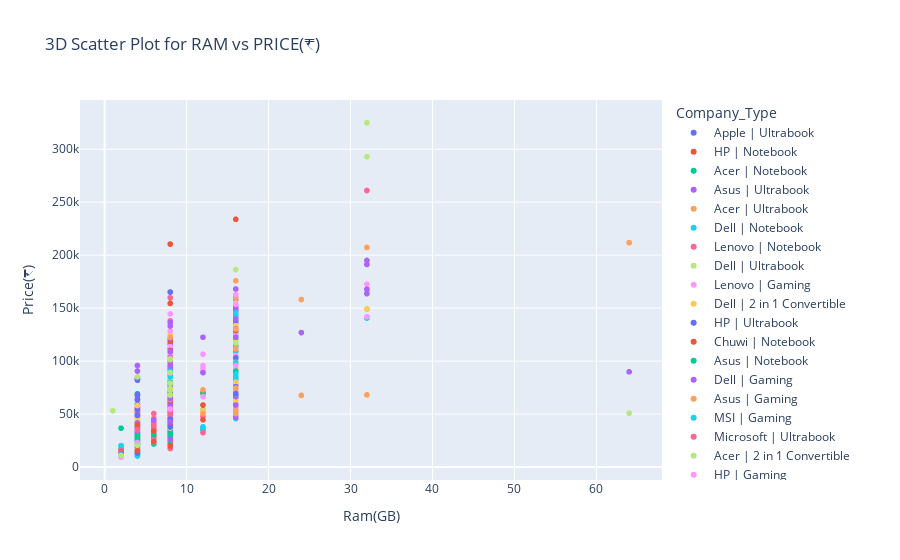

Write notebook code for a chart like this one.
### Code cell
#3D Scatter Plot for RAM vs PRICE(₹)
plt.figure(figsize=(10, 10))

laptop_data['Company_Type'] = laptop_data['Company'] + ' | ' + laptop_data['TypeName']
fig = px.scatter(laptop_data,x='Ram(GB)',y='Price(₹)',color="Company_Type", title="3D Scatter Plot for RAM vs PRICE(₹)")

fig.show()

### Figure 1 — Plotly figure (JSON) as saved in the notebook; plotly's stock layout.template omitted (floating-point values rounded to 4 significant figures; data arrays with more than 128 entries replaced by an {"elided": "..."} marker saying what was removed)
{"data": [{"hovertemplate": "Company_Type=Apple | Ultrabook<br>Ram(GB)=%{x}<br>Price(₹)=%{y}<extra></extra>", "legendgroup": "Apple | Ultrabook", "marker": {"color": "#636efa", "symbol": "circle"}, "mode": "markers", "name": "Apple | Ultrabook", "showlegend": true, "type": "scattergl", "x": [8, 8, 16, 8, 16, 8, 16, 8, 8, 16, 8, 8, 8, 8, 8, 8, 8, 8, 8, 8, 4], "xaxis": "x", "y": [71380.0, 47900.0, 135200.0, 96100.0, 114000.0, 61740.0, 130000.0, 67260.0, 80910.0, 152300.0, 58550.0, 53170.0, 75600.0, 80450.0, 108700.0, 104400.0, 62070.0, 69264, 61960.0, 68150.0, 51100.0], "yaxis": "y"}, {"hovertemplate": "Company_Type=HP | Notebook<br>Ram(GB)=%{x}<br>Price(₹)=%{y}<extra></extra>", "legendgroup": "HP | Notebook", "marker": {"color": "#EF553B", "symbol": "circle"}, "mode": "markers", "name": "HP | Notebook", "showlegend": true, "type": "scattergl", "x": {"elided": "179 int values"}, "xaxis": "x", "y": {"elided": "179 float values"}, "yaxis": "y"}, {"hovertemplate": "Company_Type=Acer | Notebook<br>Ram(GB)=%{x}<br>Price(₹)=%{y}<extra></extra>", "legendgroup": "Acer | Notebook", "marker": {"color": "#00cc96", "symbol": "circle"}, "mode": "markers", "name": "Acer | Notebook", "showlegend": true, "type": "scattergl", "x": [4, 4, 4, 8, 4, 8, 4, 4, 2, 6, 4, 4, 4, 4, 4, 4, 4, 8, 4, 8, 8, 8, 4, 4, 8, 8, 12, 2, 8, 8, 4, 8, 6, 4, 8, 12, 8, 4, 4, 4, 8, 4, 4, 4, 4, 4, 4, 4, 4, 4, 2, 4, 4, 4, 4, 8, 8, 4, 4, 4, 4, 12, 4, 6, 8, 4, 8, 4, 4, 4, 4, 4, 8, 4, 4, 4, 4, 4], "xaxis": "x", "y": [21312, 19550.0, 36340.0, 44810.0, 20460.0, 20730.0, 28240.0, 21050.0, 36710.0, 25520.0, 24030.0, 30480.0, 34900.0, 23820.0, 42890.0, 18540.0, 19370.0, 45500.0, 23920.0, 39530.0, 41510.0, 44330.0, 20780.0, 37400.0, 39690.0, 50670.0, 35110.0, 10600.0, 52160.0, 24990.0, 25840.0, 35110.0, 29250.0, 22700.0, 45070.0, 36980.0, 46830.0, 23540.0, 28980.0, 24990.0, 30850.0, 32660.0, 34050.0, 17530.0, 18590.0, 23976, 21950.0, 19980, 29780.0, 21890.0, 17580.0, 31910.0, 34900.0, 15880.0, 33890.0, 32980.0, 48060.0, 19130.0, 26590.0, 32980.0, 18590.0, 53760.0, 20250.0, 21790.0, 23920.0, 20620.0, 42570.0, 11140.0, 32820.0, 17740.0, 36820.0, 14490.0, 33510.0, 31860.0, 19280.0, 15400.0, 15400.0, 15400.0], "yaxis": "y"}, {"hovertemplate": "Company_Type=Asus | Ultrabook<br>Ram(GB)=%{x}<br>Price(₹)=%{y}<extra></extra>", "legendgroup": "Asus | Ultrabook", "marker": {"color": "#ab63fa", "symbol": "circle"}, "mode": "markers", "name": "Asus | Ultrabook", "showlegend": true, "type": "scattergl", "x": [16, 16, 8, 8, 16, 8, 8, 16, 8, 16, 8, 16, 16, 8, 8, 8, 8, 8, 8, 8], "xaxis": "x", "y": [79650.0, 105700.0, 55890.0, 63560.0, 67240.0, 58550.0, 52050.0, 78220.0, 55940.0, 93180.0, 99790.0, 103896, 101232, 60470.0, 60150.0, 54670.0, 68200.0, 38840.0, 38840.0, 38840.0], "yaxis": "y"}, {"hovertemplate": "Company_Type=Acer | Ultrabook<br>Ram(GB)=%{x}<br>Price(₹)=%{y}<extra></extra>", "legendgroup": "Acer | Ultrabook", "marker": {"color": "#FFA15A", "symbol": "circle"}, "mode": "markers", "name": "Acer | Ultrabook", "showlegend": true, "type": "scattergl", "x": [8, 8, 8, 8], "xaxis": "x", "y": [41030.0, 47100.0, 52690.0, 48960.0], "yaxis": "y"}, {"hovertemplate": "Company_Type=Dell | Notebook<br>Ram(GB)=%{x}<br>Price(₹)=%{y}<extra></extra>", "legendgroup": "Dell | Notebook", "marker": {"color": "#19d3f3", "symbol": "circle"}, "mode": "markers", "name": "Dell | Notebook", "showlegend": true, "type": "scattergl", "x": {"elided": "161 int values"}, "xaxis": "x", "y": {"elided": "161 float values"}, "yaxis": "y"}, {"hovertemplate": "Company_Type=Lenovo | Notebook<br>Ram(GB)=%{x}<br>Price(₹)=%{y}<extra></extra>", "legendgroup": "Lenovo | Notebook", "marker": {"color": "#FF6692", "symbol": "circle"}, "mode": "markers", "name": "Lenovo | Notebook", "showlegend": true, "type": "scattergl", "x": {"elided": "175 int values"}, "xaxis": "x", "y": {"elided": "175 float values"}, "yaxis": "y"}, {"hovertemplate": "Company_Type=Dell | Ultrabook<br>Ram(GB)=%{x}<br>Price(₹)=%{y}<extra></extra>", "legendgroup": "Dell | Ultrabook", "marker": {"color": "#B6E880", "symbol": "circle"}, "mode": "markers", "name": "Dell | Ultrabook", "showlegend": true, "type": "scattergl", "x": [8, 8, 16, 8, 64, 8, 8, 8, 8, 8, 8, 8, 8, 8, 8, 16, 8, 16, 8, 8, 8, 8, 8, 8, 8, 8, 8, 16, 8, 16, 8, 8, 8, 8, 8, 8, 16, 8, 4, 4, 4, 8, 8, 8, 16, 8, 8], "xaxis": "x", "y": [52160.0, 69160.0, 99580.0, 46830.0, 50880.0, 58400.0, 87860.0, 73470.0, 86790.0, 74540.0, 103800.0, 77200.0, 49650.0, 61220.0, 50560.0, 133100.0, 84130.0, 85670.0, 35320.0, 89510.0, 58550.0, 98130.0, 47900.0, 74540.0, 85190.0, 99580.0, 77250.0, 99050.0, 79870.0, 119300.0, 90040.0, 78440.0, 94572, 67560.0, 104600.0, 86530.0, 120100.0, 77680.0, 43600.0, 60480.0, 62180.0, 75290.0, 73470.0, 58550.0, 142800.0, 91290.0, 78690.0], "yaxis": "y"}, {"hovertemplate": "Company_Type=Lenovo | Gaming<br>Ram(GB)=%{x}<br>Price(₹)=%{y}<extra></extra>", "legendgroup": "Lenovo | Gaming", "marker": {"color": "#FF97FF", "symbol": "circle"}, "mode": "markers", "name": "Lenovo | Gaming", "showlegend": true, "type": "scattergl", "x": [8, 8, 16, 8, 16, 16, 16, 8, 16, 8, 16, 8, 8, 8, 32, 8, 8, 8, 8, 4, 8, 16, 8, 16, 32, 16, 16, 8, 16, 8, 8, 16], "xaxis": "x", "y": [53230.0, 46300.0, 57490.0, 41510.0, 93190.0, 74490.0, 79870.0, 44170.0, 62820.0, 69210.0, 60150.0, 43100.0, 61220.0, 74540.0, 141900.0, 59090.0, 63720.0, 66550.0, 55840.0, 53230.0, 54190.0, 53230.0, 63350.0, 122000.0, 172600.0, 63880.0, 146500.0, 52690.0, 69530.0, 43640.0, 67770.0, 54830.0], "yaxis": "y"}, {"hovertemplate": "Company_Type=Dell | 2 in 1 Convertible<br>Ram(GB)=%{x}<br>Price(₹)=%{y}<extra></extra>", "legendgroup": "Dell | 2 in 1 Convertible", "marker": {"color": "#FECB52", "symbol": "circle"}, "mode": "markers", "name": "Dell | 2 in 1 Convertible", "showlegend": true, "type": "scattergl", "x": [8, 12, 8, 8, 16, 8, 8, 8, 4, 4, 8, 8, 8, 16, 8, 16, 12, 4, 8, 12, 8, 16, 8, 8, 4, 16, 8], "xaxis": "x", "y": [43640.0, 53230.0, 55890.0, 44700.0, 68150.0, 43640.0, 42570.0, 46300.0, 25520.0, 32130.0, 88980.0, 35110.0, 107300.0, 87860.0, 101200.0, 101200.0, 69210.0, 42410.0, 58290.0, 69210.0, 42520.0, 62820.0, 63880.0, 53230.0, 27120.0, 95850.0, 96600.0], "yaxis": "y"}, {"hovertemplate": "Company_Type=HP | Ultrabook<br>Ram(GB)=%{x}<br>Price(₹)=%{y}<extra></extra>", "legendgroup": "HP | Ultrabook", "marker": {"color": "#636efa", "symbol": "circle"}, "mode": "markers", "name": "HP | Ultrabook", "showlegend": true, "type": "scattergl", "x": [8, 8, 8, 8, 4, 8, 8, 4, 8, 8, 8, 8, 16, 8, 8, 8, 8, 8, 4, 8, 8, 8, 4, 8, 4, 8, 8, 16, 8, 8, 8, 8, 8, 8], "xaxis": "x", "y": [35110.0, 37240.0, 59620.0, 107300.0, 57650.0, 71130.0, 93240, 26590.0, 79920, 70490.0, 74540.0, 61010.0, 104700.0, 74010.0, 99630.0, 78220.0, 165168, 69100.0, 84130.0, 71870.0, 111300.0, 77200.0, 82000.0, 100600.0, 83060.0, 71870.0, 63880.0, 109200.0, 104900.0, 101000.0, 40070.0, 115700.0, 122400.0, 117100.0], "yaxis": "y"}, {"hovertemplate": "Company_Type=Chuwi | Notebook<br>Ram(GB)=%{x}<br>Price(₹)=%{y}<extra></extra>", "legendgroup": "Chuwi | Notebook", "marker": {"color": "#EF553B", "symbol": "circle"}, "mode": "markers", "name": "Chuwi | Notebook", "showlegend": true, "type": "scattergl", "x": [4, 6, 4], "xaxis": "x", "y": [13050.0, 23920.0, 13260.0], "yaxis": "y"}, {"hovertemplate": "Company_Type=Asus | Notebook<br>Ram(GB)=%{x}<br>Price(₹)=%{y}<extra></extra>", "legendgroup": "Asus | Notebook", "marker": {"color": "#00cc96", "symbol": "circle"}, "mode": "markers", "name": "Asus | Notebook", "showlegend": true, "type": "scattergl", "x": [2, 4, 8, 4, 4, 4, 8, 6, 4, 8, 4, 4, 4, 8, 8, 4, 4, 8, 8, 4, 4, 8, 8, 4, 8, 4, 8, 4, 8, 4, 12, 8, 4, 4, 4, 8, 8, 8, 4, 4, 4, 4, 4, 8, 4, 8, 4, 8, 8, 4, 4, 4, 4, 8, 4, 4, 4, 4, 16, 4, 4, 4, 4, 4, 4, 4, 4], "xaxis": "x", "y": [10600.0, 20730.0, 27860.0, 24830.0, 31230.0, 22110.0, 50140.0, 30740.0, 30050.0, 59570.0, 14810.0, 18330.0, 21470.0, 40970.0, 47470.0, 21260.0, 30636, 61010.0, 47370.0, 24990.0, 27120.0, 58290.0, 71080.0, 14650.0, 50350.0, 15240.0, 31810.0, 29780.0, 39910.0, 16200.0, 69210.0, 65210.0, 69210.0, 18590.0, 11930.0, 44700.0, 21260.0, 48300.0, 22320.0, 15880.0, 30850.0, 45280.0, 25060.0, 31000.0, 15930.0, 58550.0, 27650.0, 31440.0, 41930.0, 23920.0, 21260.0, 18540.0, 28240.0, 61272, 23180.0, 14810.0, 19660.0, 40970.0, 93190.0, 16460.0, 18060.0, 38380.0, 19660.0, 38380.0, 19660.0, 38380.0, 19660.0], "yaxis": "y"}, {"hovertemplate": "Company_Type=Dell | Gaming<br>Ram(GB)=%{x}<br>Price(₹)=%{y}<extra></extra>", "legendgroup": "Dell | Gaming", "marker": {"color": "#ab63fa", "symbol": "circle"}, "mode": "markers", "name": "Dell | Gaming", "showlegend": true, "type": "scattergl", "x": [16, 16, 8, 16, 8, 8, 16, 16, 8, 8, 16, 8, 16, 16, 16, 16, 16, 16, 8, 32, 16, 16, 8, 32, 8, 16, 16, 16, 32, 8, 16, 16, 16, 32, 32, 8, 16, 8, 8], "xaxis": "x", "y": [79870.0, 71870.0, 63670.0, 66560.0, 47900.0, 56500.0, 98300.0, 130900.0, 46830.0, 53230.0, 149100.0, 61750.0, 160500.0, 143800.0, 46830.0, 78800.0, 109300.0, 149900.0, 43640.0, 195000.0, 152900.0, 58550.0, 58550.0, 191200.0, 52480.0, 89460.0, 133500.0, 147800.0, 163700.0, 49500.0, 71870.0, 146900.0, 168000.0, 167800.0, 149184, 50560.0, 70810.0, 63880.0, 79810.0], "yaxis": "y"}, {"hovertemplate": "Company_Type=Asus | Gaming<br>Ram(GB)=%{x}<br>Price(₹)=%{y}<extra></extra>", "legendgroup": "Asus | Gaming", "marker": {"color": "#FFA15A", "symbol": "circle"}, "mode": "markers", "name": "Asus | Gaming", "showlegend": true, "type": "scattergl", "x": [8, 12, 16, 16, 8, 8, 16, 32, 16, 16, 16, 8, 16, 8, 8, 16, 8, 8, 16, 16, 8, 8, 24, 24, 16, 8, 8, 8, 8, 32, 16, 8, 16, 16, 16, 12, 32, 16, 16, 16, 16, 64, 8, 16, 16, 8, 8, 16, 8, 16, 16, 16, 16], "xaxis": "x", "y": [69210.0, 50560.0, 50560.0, 77200.0, 37240.0, 49980.0, 74960.0, 207300.0, 159800.0, 95850.0, 82530.0, 63240.0, 113100.0, 67400.0, 53230.0, 117200.0, 88180.0, 55360.0, 84770.0, 81470.0, 90310.0, 71928, 67610.0, 158100.0, 80130.0, 87860.0, 94310.0, 62230.0, 62280.0, 149100.0, 125208, 71340.0, 128900.0, 95850.0, 101200.0, 72990.0, 68150.0, 109200.0, 93190.0, 95850.0, 53170.0, 211788, 85190.0, 122500.0, 71340.0, 69930.0, 48430.0, 114552, 62280.0, 130500.0, 103800.0, 123876, 101232], "yaxis": "y"}, {"hovertemplate": "Company_Type=MSI | Gaming<br>Ram(GB)=%{x}<br>Price(₹)=%{y}<extra></extra>", "legendgroup": "MSI | Gaming", "marker": {"color": "#19d3f3", "symbol": "circle"}, "mode": "markers", "name": "MSI | Gaming", "showlegend": true, "type": "scattergl", "x": [16, 8, 16, 16, 16, 16, 32, 16, 16, 8, 8, 8, 16, 8, 16, 16, 16, 16, 16, 8, 8, 16, 8, 8, 16, 16, 8, 16, 8, 16, 16, 8, 8, 8, 16, 16, 16, 16, 8, 8, 16, 8, 16, 16, 8, 16, 16, 16, 8, 8, 16, 8, 8], "xaxis": "x", "y": [130500.0, 58340.0, 69210.0, 119400.0, 100700.0, 95850.0, 149100.0, 133100.0, 111800.0, 63880.0, 75070.0, 71870.0, 119800.0, 54760.0, 145400.0, 125200.0, 117200.0, 122500.0, 120800.0, 63500.0, 79220.0, 68940.0, 53170.0, 71850.0, 111600.0, 100800.0, 58020.0, 128700.0, 63880.0, 141100.0, 85190.0, 59670.0, 63880.0, 63500.0, 82350.0, 96920.0, 102800.0, 133100.0, 85190.0, 80520.0, 127800.0, 60890.0, 79540.0, 94250.0, 44700.0, 114700.0, 109200.0, 103800.0, 78650.0, 61220.0, 85140.0, 62280.0, 65480.0], "yaxis": "y"}, {"hovertemplate": "Company_Type=Microsoft | Ultrabook<br>Ram(GB)=%{x}<br>Price(₹)=%{y}<extra></extra>", "legendgroup": "Microsoft | Ultrabook", "marker": {"color": "#FF6692", "symbol": "circle"}, "mode": "markers", "name": "Microsoft | Ultrabook", "showlegend": true, "type": "scattergl", "x": [4, 8, 16, 4, 8, 8], "xaxis": "x", "y": [58020.0, 71400.0, 137900.0, 52690.0, 95850.0, 99520.0], "yaxis": "y"}, {"hovertemplate": "Company_Type=Acer | 2 in 1 Convertible<br>Ram(GB)=%{x}<br>Price(₹)=%{y}<extra></extra>", "legendgroup": "Acer | 2 in 1 Convertible", "marker": {"color": "#B6E880", "symbol": "circle"}, "mode": "markers", "name": "Acer | 2 in 1 Convertible", "showlegend": true, "type": "scattergl", "x": [8, 8, 8, 4, 4, 1, 4, 8], "xaxis": "x", "y": [45130.0, 36710.0, 42040.0, 18590.0, 20190.0, 53230.0, 20730.0, 61220.0], "yaxis": "y"}, {"hovertemplate": "Company_Type=HP | Gaming<br>Ram(GB)=%{x}<br>Price(₹)=%{y}<extra></extra>", "legendgroup": "HP | Gaming", "marker": {"color": "#FF97FF", "symbol": "circle"}, "mode": "markers", "name": "HP | Gaming", "showlegend": true, "type": "scattergl", "x": [12, 16, 8, 12, 8, 12, 12, 16, 12, 8, 8, 8], "xaxis": "x", "y": [66550.0, 73470.0, 63460.0, 106500.0, 58550.0, 90520.0, 95850.0, 79810.0, 93190.0, 74540.0, 60150.0, 47900.0], "yaxis": "y"}, {"hovertemplate": "Company_Type=Lenovo | 2 in 1 Convertible<br>Ram(GB)=%{x}<br>Price(₹)=%{y}<extra></extra>", "legendgroup": "Lenovo | 2 in 1 Convertible", "marker": {"color": "#FECB52", "symbol": "circle"}, "mode": "markers", "name": "Lenovo | 2 in 1 Convertible", "showlegend": true, "type": "scattergl", "x": [8, 4, 16, 8, 8, 8, 8, 16, 16, 16, 16, 8, 8, 8, 8, 8, 8, 16, 8, 8, 8, 8, 8, 8, 8, 8, 16, 8, 4, 4, 4, 4, 8, 4, 8, 16, 8, 8, 4, 4, 16, 4, 16, 4, 16], "xaxis": "x", "y": [74540.0, 33510.0, 98510.0, 47900.0, 57490.0, 98510.0, 90520.0, 133100.0, 111800.0, 133700.0, 101200.0, 85190.0, 107892, 69210.0, 93640.0, 55090.0, 79870.0, 93190.0, 53230.0, 63880.0, 105000.0, 51100.0, 124100.0, 71870.0, 103896, 97236, 95850.0, 69210.0, 45130.0, 34430.0, 46190.0, 29250.0, 88920.0, 25520.0, 109200.0, 130000.0, 124600.0, 87220.0, 44380.0, 33990.0, 79870.0, 33990.0, 79870.0, 33990.0, 79870.0], "yaxis": "y"}, {"hovertemplate": "Company_Type=Toshiba | Notebook<br>Ram(GB)=%{x}<br>Price(₹)=%{y}<extra></extra>", "legendgroup": "Toshiba | Notebook", "marker": {"color": "#636efa", "symbol": "circle"}, "mode": "markers", "name": "Toshiba | Notebook", "showlegend": true, "type": "scattergl", "x": [4, 4, 4, 8, 8, 8, 8, 16, 8, 8, 8, 8, 8, 4, 8, 8, 8, 4, 4, 4, 4, 4, 8, 8, 4, 8, 8, 8, 8, 4, 4, 4, 8, 8, 16], "xaxis": "x", "y": [32070.0, 23820.0, 26050.0, 42250.0, 43260.0, 55570.0, 50240.0, 74750.0, 89080.0, 45820.0, 74540.0, 64630.0, 56690.0, 26530.0, 67030.0, 51840.0, 81780.0, 54350.0, 41560.0, 26590.0, 35640.0, 68460.0, 73950.0, 78588, 58870.0, 59620.0, 77790.0, 81780.0, 62870.0, 63670.0, 48750.0, 63670.0, 64470.0, 79390.0, 75924], "yaxis": "y"}, {"hovertemplate": "Company_Type=Asus | 2 in 1 Convertible<br>Ram(GB)=%{x}<br>Price(₹)=%{y}<extra></extra>", "legendgroup": "Asus | 2 in 1 Convertible", "marker": {"color": "#EF553B", "symbol": "circle"}, "mode": "markers", "name": "Asus | 2 in 1 Convertible", "showlegend": true, "type": "scattergl", "x": [8, 8, 2, 8, 12, 8, 8, 6, 4, 12, 8, 8, 16], "xaxis": "x", "y": [70060.0, 79870.0, 14652, 19980, 58550.0, 49440.0, 39370.0, 34050.0, 35640.0, 44700.0, 72350.0, 61750.0, 95850.0], "yaxis": "y"}, {"hovertemplate": "Company_Type=Huawei | Ultrabook<br>Ram(GB)=%{x}<br>Price(₹)=%{y}<extra></extra>", "legendgroup": "Huawei | Ultrabook", "marker": {"color": "#00cc96", "symbol": "circle"}, "mode": "markers", "name": "Huawei | Ultrabook", "showlegend": true, "type": "scattergl", "x": [8, 8], "xaxis": "x", "y": [71870.0, 79870.0], "yaxis": "y"}, {"hovertemplate": "Company_Type=HP | 2 in 1 Convertible<br>Ram(GB)=%{x}<br>Price(₹)=%{y}<extra></extra>", "legendgroup": "HP | 2 in 1 Convertible", "marker": {"color": "#ab63fa", "symbol": "circle"}, "mode": "markers", "name": "HP | 2 in 1 Convertible", "showlegend": true, "type": "scattergl", "x": [8, 16, 16, 8, 4, 8, 8, 4, 8, 8, 4, 4, 4, 16, 4, 8, 8, 8], "xaxis": "x", "y": [79870.0, 105228, 130500.0, 106500.0, 37240.0, 26370.0, 44570.0, 32770.0, 121300.0, 136300.0, 90576, 36490.0, 95850.0, 74540.0, 41292, 86790.0, 95850.0, 108700.0], "yaxis": "y"}, {"hovertemplate": "Company_Type=Xiaomi | Notebook<br>Ram(GB)=%{x}<br>Price(₹)=%{y}<extra></extra>", "legendgroup": "Xiaomi | Notebook", "marker": {"color": "#FFA15A", "symbol": "circle"}, "mode": "markers", "name": "Xiaomi | Notebook", "showlegend": true, "type": "scattergl", "x": [8, 16], "xaxis": "x", "y": [63880.0, 74590.0], "yaxis": "y"}, {"hovertemplate": "Company_Type=Vero | Notebook<br>Ram(GB)=%{x}<br>Price(₹)=%{y}<extra></extra>", "legendgroup": "Vero | Notebook", "marker": {"color": "#19d3f3", "symbol": "circle"}, "mode": "markers", "name": "Vero | Notebook", "showlegend": true, "type": "scattergl", "x": [4, 4, 2, 4], "xaxis": "x", "y": [13850.0, 10810.0, 11230.0, 10440.0], "yaxis": "y"}, {"hovertemplate": "Company_Type=Xiaomi | Ultrabook<br>Ram(GB)=%{x}<br>Price(₹)=%{y}<extra></extra>", "legendgroup": "Xiaomi | Ultrabook", "marker": {"color": "#FF6692", "symbol": "circle"}, "mode": "markers", "name": "Xiaomi | Ultrabook", "showlegend": true, "type": "scattergl", "x": [8, 8], "xaxis": "x", "y": [53270.0, 49820.0], "yaxis": "y"}, {"hovertemplate": "Company_Type=Razer | Gaming<br>Ram(GB)=%{x}<br>Price(₹)=%{y}<extra></extra>", "legendgroup": "Razer | Gaming", "marker": {"color": "#B6E880", "symbol": "circle"}, "mode": "markers", "name": "Razer | Gaming", "showlegend": true, "type": "scattergl", "x": [32, 16, 16, 32, 16], "xaxis": "x", "y": [325000.0, 138500.0, 154500.0, 293000.0, 186400.0], "yaxis": "y"}, {"hovertemplate": "Company_Type=Dell | Workstation<br>Ram(GB)=%{x}<br>Price(₹)=%{y}<extra></extra>", "legendgroup": "Dell | Workstation", "marker": {"color": "#FF97FF", "symbol": "circle"}, "mode": "markers", "name": "Dell | Workstation", "showlegend": true, "type": "scattergl", "x": [16, 16, 8, 8, 8, 8, 16, 8, 16, 8, 8], "xaxis": "x", "y": [162800.0, 153700.0, 72940.0, 113800.0, 144500.0, 106200.0, 105228, 128300.0, 124600.0, 93930.0, 94730.0], "yaxis": "y"}, {"hovertemplate": "Company_Type=Toshiba | Ultrabook<br>Ram(GB)=%{x}<br>Price(₹)=%{y}<extra></extra>", "legendgroup": "Toshiba | Ultrabook", "marker": {"color": "#FECB52", "symbol": "circle"}, "mode": "markers", "name": "Toshiba | Ultrabook", "showlegend": true, "type": "scattergl", "x": [8, 16, 32, 16, 16, 16, 4, 8, 8, 8, 8, 16], "xaxis": "x", "y": [72620.0, 93080.0, 149100.0, 99370.0, 100000.0, 93990.0, 58080.0, 58340.0, 95370.0, 84720.0, 91908, 118600.0], "yaxis": "y"}, {"hovertemplate": "Company_Type=Acer | Gaming<br>Ram(GB)=%{x}<br>Price(₹)=%{y}<extra></extra>", "legendgroup": "Acer | Gaming", "marker": {"color": "#636efa", "symbol": "circle"}, "mode": "markers", "name": "Acer | Gaming", "showlegend": true, "type": "scattergl", "x": [8, 8, 8, 16, 16, 16, 8, 16], "xaxis": "x", "y": [45070.0, 42520.0, 37780.0, 69210.0, 103100.0, 122500.0, 67130.0, 138500.0], "yaxis": "y"}, {"hovertemplate": "Company_Type=HP | Workstation<br>Ram(GB)=%{x}<br>Price(₹)=%{y}<extra></extra>", "legendgroup": "HP | Workstation", "marker": {"color": "#EF553B", "symbol": "circle"}, "mode": "markers", "name": "HP | Workstation", "showlegend": true, "type": "scattergl", "x": [8, 8, 8, 8, 16, 16, 8, 8, 8, 8, 8, 8, 8, 8], "xaxis": "x", "y": [92620.0, 81730.0, 99150.0, 101700.0, 128900.0, 233800.0, 83170.0, 110000.0, 119800.0, 79650.0, 154500.0, 210400.0, 118800.0, 101200.0], "yaxis": "y"}, {"hovertemplate": "Company_Type=Lenovo | Netbook<br>Ram(GB)=%{x}<br>Price(₹)=%{y}<extra></extra>", "legendgroup": "Lenovo | Netbook", "marker": {"color": "#00cc96", "symbol": "circle"}, "mode": "markers", "name": "Lenovo | Netbook", "showlegend": true, "type": "scattergl", "x": [4, 4, 4, 16], "xaxis": "x", "y": [29460.0, 14120.0, 25308, 87912], "yaxis": "y"}, {"hovertemplate": "Company_Type=Lenovo | Ultrabook<br>Ram(GB)=%{x}<br>Price(₹)=%{y}<extra></extra>", "legendgroup": "Lenovo | Ultrabook", "marker": {"color": "#ab63fa", "symbol": "circle"}, "mode": "markers", "name": "Lenovo | Ultrabook", "showlegend": true, "type": "scattergl", "x": [8, 16, 8, 8, 24, 8, 8, 16, 8, 12, 16, 8, 64, 8, 16, 8, 8, 8, 16, 8, 8, 8, 8, 8, 8, 8, 8, 12, 8, 6], "xaxis": "x", "y": [121600.0, 139860, 103500.0, 64760.0, 126900.0, 76140.0, 98990.0, 95800.0, 58550.0, 89140.0, 130536, 84400.0, 89860.0, 79870.0, 122500.0, 99050.0, 133100.0, 99900, 111800.0, 101400.0, 95850.0, 109200.0, 87912, 79330.0, 93770.0, 91290.0, 74540.0, 122500.0, 79870.0, 44280.0], "yaxis": "y"}, {"hovertemplate": "Company_Type=Lenovo | Workstation<br>Ram(GB)=%{x}<br>Price(₹)=%{y}<extra></extra>", "legendgroup": "Lenovo | Workstation", "marker": {"color": "#FFA15A", "symbol": "circle"}, "mode": "markers", "name": "Lenovo | Workstation", "showlegend": true, "type": "scattergl", "x": [8, 16, 16, 16], "xaxis": "x", "y": [102564, 130300.0, 98830.0, 175800.0], "yaxis": "y"}, {"hovertemplate": "Company_Type=Mediacom | 2 in 1 Convertible<br>Ram(GB)=%{x}<br>Price(₹)=%{y}<extra></extra>", "legendgroup": "Mediacom | 2 in 1 Convertible", "marker": {"color": "#19d3f3", "symbol": "circle"}, "mode": "markers", "name": "Mediacom | 2 in 1 Convertible", "showlegend": true, "type": "scattergl", "x": [4], "xaxis": "x", "y": [15930.0], "yaxis": "y"}, {"hovertemplate": "Company_Type=Samsung | Netbook<br>Ram(GB)=%{x}<br>Price(₹)=%{y}<extra></extra>", "legendgroup": "Samsung | Netbook", "marker": {"color": "#FF6692", "symbol": "circle"}, "mode": "markers", "name": "Samsung | Netbook", "showlegend": true, "type": "scattergl", "x": [4], "xaxis": "x", "y": [14330.0], "yaxis": "y"}, {"hovertemplate": "Company_Type=Google | Ultrabook<br>Ram(GB)=%{x}<br>Price(₹)=%{y}<extra></extra>", "legendgroup": "Google | Ultrabook", "marker": {"color": "#B6E880", "symbol": "circle"}, "mode": "markers", "name": "Google | Ultrabook", "showlegend": true, "type": "scattergl", "x": [16, 8, 8], "xaxis": "x", "y": [117200.0, 67932, 83060.0], "yaxis": "y"}, {"hovertemplate": "Company_Type=Acer | Netbook<br>Ram(GB)=%{x}<br>Price(₹)=%{y}<extra></extra>", "legendgroup": "Acer | Netbook", "marker": {"color": "#FF97FF", "symbol": "circle"}, "mode": "markers", "name": "Acer | Netbook", "showlegend": true, "type": "scattergl", "x": [4, 4, 4, 4, 2], "xaxis": "x", "y": [23180.0, 14330.0, 18910.0, 15820.0, 9271.0], "yaxis": "y"}, {"hovertemplate": "Company_Type=Asus | Netbook<br>Ram(GB)=%{x}<br>Price(₹)=%{y}<extra></extra>", "legendgroup": "Asus | Netbook", "marker": {"color": "#FECB52", "symbol": "circle"}, "mode": "markers", "name": "Asus | Netbook", "showlegend": true, "type": "scattergl", "x": [4, 2, 4], "xaxis": "x", "y": [18120.0, 13050.0, 15340.0], "yaxis": "y"}, {"hovertemplate": "Company_Type=Mediacom | Notebook<br>Ram(GB)=%{x}<br>Price(₹)=%{y}<extra></extra>", "legendgroup": "Mediacom | Notebook", "marker": {"color": "#636efa", "symbol": "circle"}, "mode": "markers", "name": "Mediacom | Notebook", "showlegend": true, "type": "scattergl", "x": [4, 4, 4, 4, 2, 4], "xaxis": "x", "y": [19660.0, 13590.0, 13270.0, 20730.0, 12730.0, 14120.0], "yaxis": "y"}, {"hovertemplate": "Company_Type=Dell | Netbook<br>Ram(GB)=%{x}<br>Price(₹)=%{y}<extra></extra>", "legendgroup": "Dell | Netbook", "marker": {"color": "#EF553B", "symbol": "circle"}, "mode": "markers", "name": "Dell | Netbook", "showlegend": true, "type": "scattergl", "x": [4, 4], "xaxis": "x", "y": [15720.0, 39640.0], "yaxis": "y"}, {"hovertemplate": "Company_Type=Samsung | Notebook<br>Ram(GB)=%{x}<br>Price(₹)=%{y}<extra></extra>", "legendgroup": "Samsung | Notebook", "marker": {"color": "#00cc96", "symbol": "circle"}, "mode": "markers", "name": "Samsung | Notebook", "showlegend": true, "type": "scattergl", "x": [16], "xaxis": "x", "y": [90520.0], "yaxis": "y"}, {"hovertemplate": "Company_Type=Fujitsu | Notebook<br>Ram(GB)=%{x}<br>Price(₹)=%{y}<extra></extra>", "legendgroup": "Fujitsu | Notebook", "marker": {"color": "#ab63fa", "symbol": "circle"}, "mode": "markers", "name": "Fujitsu | Notebook", "showlegend": true, "type": "scattergl", "x": [8, 4], "xaxis": "x", "y": [42570.0, 34580.0], "yaxis": "y"}, {"hovertemplate": "Company_Type=LG | Ultrabook<br>Ram(GB)=%{x}<br>Price(₹)=%{y}<extra></extra>", "legendgroup": "LG | Ultrabook", "marker": {"color": "#FFA15A", "symbol": "circle"}, "mode": "markers", "name": "LG | Ultrabook", "showlegend": true, "type": "scattergl", "x": [8, 16, 8], "xaxis": "x", "y": [122500.0, 111800.0, 101200.0], "yaxis": "y"}, {"hovertemplate": "Company_Type=Samsung | Ultrabook<br>Ram(GB)=%{x}<br>Price(₹)=%{y}<extra></extra>", "legendgroup": "Samsung | Ultrabook", "marker": {"color": "#19d3f3", "symbol": "circle"}, "mode": "markers", "name": "Samsung | Ultrabook", "showlegend": true, "type": "scattergl", "x": [16, 8, 8, 16, 8], "xaxis": "x", "y": [87860.0, 85190.0, 79870.0, 98510.0, 90520.0], "yaxis": "y"}, {"hovertemplate": "Company_Type=Samsung | 2 in 1 Convertible<br>Ram(GB)=%{x}<br>Price(₹)=%{y}<extra></extra>", "legendgroup": "Samsung | 2 in 1 Convertible", "marker": {"color": "#FF6692", "symbol": "circle"}, "mode": "markers", "name": "Samsung | 2 in 1 Convertible", "showlegend": true, "type": "scattergl", "x": [16, 4], "xaxis": "x", "y": [95850.0, 35110.0], "yaxis": "y"}, {"hovertemplate": "Company_Type=HP | Netbook<br>Ram(GB)=%{x}<br>Price(₹)=%{y}<extra></extra>", "legendgroup": "HP | Netbook", "marker": {"color": "#B6E880", "symbol": "circle"}, "mode": "markers", "name": "HP | Netbook", "showlegend": true, "type": "scattergl", "x": [8, 4, 8, 8, 8, 4, 2, 2, 2], "xaxis": "x", "y": [74010.0, 20510.0, 79010.0, 88920.0, 101700.0, 85190.0, 11140.0, 11140.0, 11140.0], "yaxis": "y"}, {"hovertemplate": "Company_Type=Razer | Ultrabook<br>Ram(GB)=%{x}<br>Price(₹)=%{y}<extra></extra>", "legendgroup": "Razer | Ultrabook", "marker": {"color": "#FF97FF", "symbol": "circle"}, "mode": "markers", "name": "Razer | Ultrabook", "showlegend": true, "type": "scattergl", "x": [16, 8], "xaxis": "x", "y": [95850.0, 54830.0], "yaxis": "y"}], "layout": {"autosize": true, "legend": {"title": {"text": "Company_Type"}, "tracegroupgap": 0}, "title": {"text": "3D Scatter Plot for RAM vs PRICE(₹)"}, "xaxis": {"anchor": "y", "autorange": true, "domain": [0, 1], "range": [-2.761, 67.76], "title": {"text": "Ram(GB)"}, "type": "linear"}, "yaxis": {"anchor": "x", "autorange": true, "domain": [0, 1], "range": [-16780.0, 351000.0], "title": {"text": "Price(₹)"}, "type": "linear"}}}
